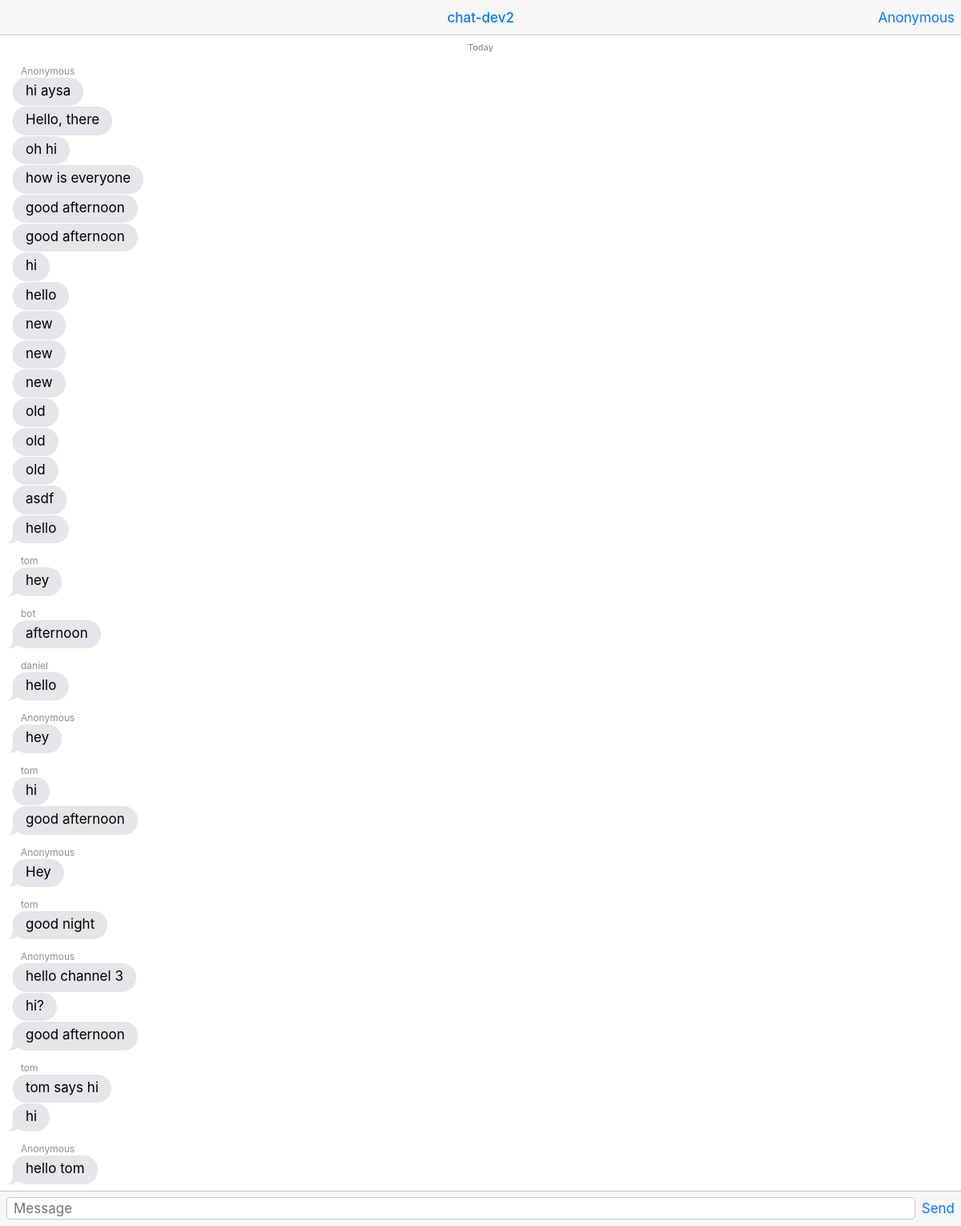
/core/, run on the app's committed database.
### core/models.py (models this page shows)
class ChatMessage(models.Model):
	room = models.CharField(blank=True, max_length=100)
	message = models.TextField(blank=True)
	time = models.DateField(auto_now_add=True)
	user = models.CharField(blank=True, null=True, max_length=100)

### core/views.py (the view)
def index(request):
    room = request.GET.get('room', 'chat-dev2')
    messages = ChatMessage.objects.filter(room=room).order_by('-time')
    template = loader.get_template('core/index.html')
    context = {
        'messages': messages,
    }
    return HttpResponse(template.render(context, request))

### templates/core/index.html (shortened to what this page needs)
{% load static %}
<!DOCTYPE html>
<html>
<head>
	<link rel="stylesheet" href="{% static "vendors/Framework7/dist/css/framework7.ios.min.css" %}">
	<link rel="stylesheet" href="{% static "vendors/Framework7/dist/css/framework7.ios.colors.min.css" %}">
	<link rel="stylesheet" href="{% static "css/my-app.css" %}">
</head>
<body>
<div class="views">
	<div class="view view-main">
		<div class="navbar">
			<div class="navbar-inner">
				<div class="center"><a class="link" href="#" id="room_name"></a></div>
				<div class="right"><a href="#" class="link button-login" data-action="login" id="current_user"
				                      data-user="Anonymous">Anonymous</a></div>
			</div>
		</div>
		<div class="pages navbar-through toolbar-through">
			<div class="page" data-page="index">
				<div class="page-content messages-content">
					<div class="messages">
						<div class="messages-date">Today</div>
						{% for message in messages %}
							<div class="message message-received">
								<div class="message-name">
									{% if 'Anonymous_' in message.user or not message.user %}
										Anonymous
									{% else %}
										{{ message.user }}
									{% endif %}
								</div>
								<div class="message-text">{{ message.message }}</div>
							</div>
						{% endfor %}
					</div>
				</div>
			</div>
		</div>
		<div class="toolbar messagebar">
			<div class="toolbar-inner">
				<textarea id="input_message" placeholder="Message"></textarea><a href="#" id="button_send" class="link">Send</a>
			</div>
		</div>
	</div>
</div>
</body>
</html>

### data on the page
ChatMessage: user "Anonymous", message "hi aysa"
ChatMessage: message "Hello, there"
ChatMessage: message "oh hi"
ChatMessage: message "how is everyone"
ChatMessage: message "good afternoon"
ChatMessage: message "good afternoon"
ChatMessage: message "hi"
ChatMessage: message "hello"
ChatMessage: message "new"
ChatMessage: message "new"
ChatMessage: message "new"
ChatMessage: message "old"
ChatMessage: message "old"
ChatMessage: message "old"
ChatMessage: message "asdf"
ChatMessage: message "hello"
ChatMessage: user "tom", message "hey"
ChatMessage: user "bot", message "afternoon"
ChatMessage: user "daniel", message "hello"
ChatMessage: user "Anonymous", message "hey"
ChatMessage: user "tom", message "hi"
ChatMessage: message "good afternoon"
ChatMessage: user "Anonymous", message "Hey"
ChatMessage: user "tom", message "good night"
ChatMessage: user "Anonymous", message "hello channel 3"
ChatMessage: message "hi?"
ChatMessage: message "good afternoon"
ChatMessage: user "tom", message "tom says hi"
ChatMessage: message "hi"
ChatMessage: user "Anonymous", message "hello tom"
